Frame 1 (no input): blank canvas, image omitted
Frame 60 (no input): blank canvas, image omitted
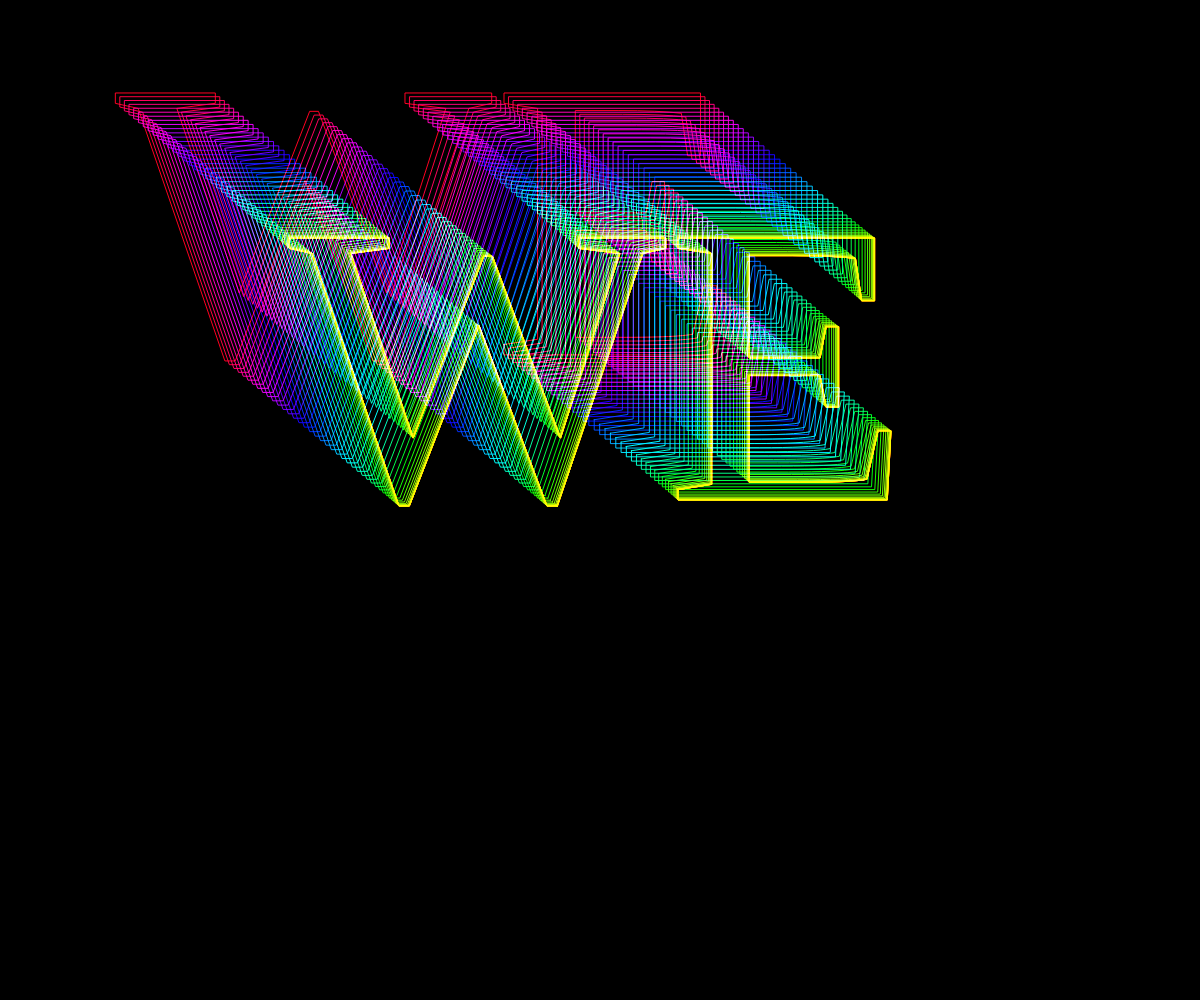
Frame 120 (the mouse pressed at the canvas centre since frame 60)

The p5.js sketch whose frames 1 and 60 were blank and that drew this single picture after the mouse press (run headless with seeded random() and noise() and a simulated clock; from frame 60 on, the mouse is pressed at the canvas centre):

// p5.js sketch
// ── sketch.js
let textNum = 50;
let size;
let mainText = [];
let targetXpos, targetYpos;

function setup() {
	createCanvas(windowWidth, windowHeight);
	colorMode(HSB);
	noFill();
	textFont('helvetica-bold');
	textAlign(CENTER);
	if (windowWidth > windowHeight) {
		size = windowWidth / 3;
	} else if (windowWidth < windowHeight) {
		size = windowHeight / 3;
	}
	textSize(size);

	for (let i = 0; i < textNum; i++) {
		mainText[i] = new DelayText(0, 0, 1 / i);
	}
}

function draw() {
	blendMode(BLEND);
	background(0);
	targetXpos = mouseX;
	targetYpos = mouseY;
	for (let i = 0; i < textNum; i++) {
		let color = map(i, 0, textNum, 0, 360);
		stroke(color, 100, 100);
		mainText[i].display();
	}
}

class DelayText {
	constructor(textPosX, textPosY, easing) {
		this.textPosX = textPosX;
		this.textPosY = textPosY;
		this.easing = easing;
	}

	display() {
		this.dx = targetXpos - this.textPosX;
		this.dy = targetYpos - this.textPosY;
		this.vx = this.dx * this.easing;
		this.vy = this.dy * this.easing;
		this.textPosX = this.textPosX + this.vx;
		this.textPosY = this.textPosY + this.vy;
		blendMode(SCREEN);
		text('WE', this.textPosX, this.textPosY);
	}
}

function windowResized() {
	resizeCanvas(windowWidth, windowHeight);
	if (windowWidth > windowHeight) {
		size = windowWidth / 3;
	} else if (windowWidth < windowHeight) {
		size = windowHeight / 3;
	}
	textSize(size);
}
